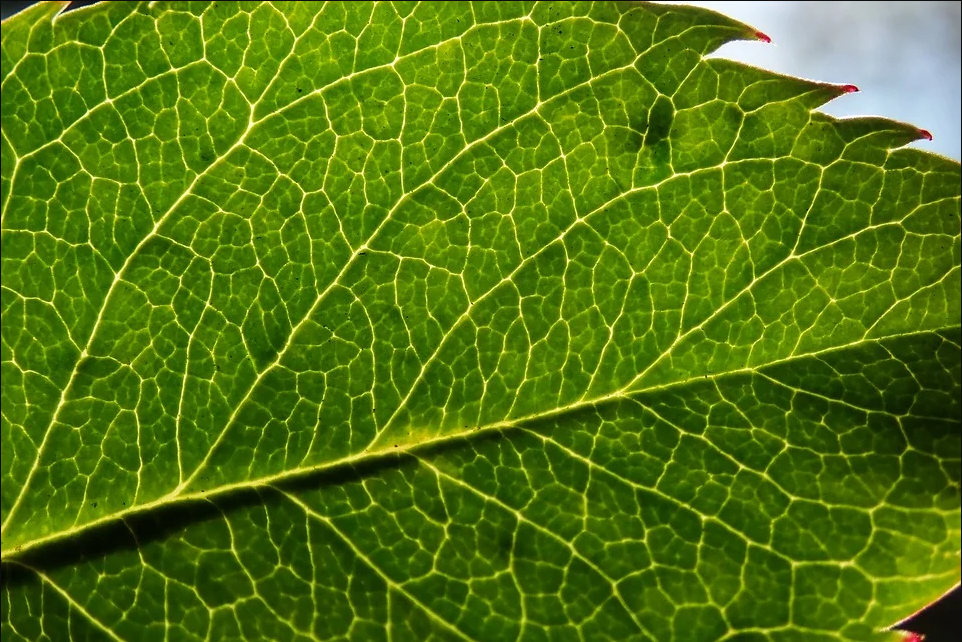
#> input picture PF/folha.png, 962 x 642 px
$ jupyter execute --allow-errors 'Visão_Computacional_PF.ipynb'
#> lines starting #> are read from the running program, lines starting #| are printed output that depends on the picture; after the words box and inside, x2 and y2 are one past the last pixel; in counts of white or black regions, pixels touching at a corner belong together
#> further down, imagem is the input picture: shape (642, 962, 3); mean B, G, R 16.3, 118.3, 82.5
## **VISÃO COMPUTACIONAL - PROVA FINAL - 02/12/2021**

**NOME:** Victor Vergara Arcoverde de Albuquerque Cavalcanti

**QUESTÃO 01 (2.0 pontos)** Considere a seguinte função em OpenCV/Python e sua aplicação na imagem. Descreva brevemente o que faz este programa.

[cell 1]
import cv2 as cv

def enigma(img):
    img = img.copy()
    skel = img.copy()

    skel[:,:] = 0
#> skel: shape (642, 962, 3); every value is 0
    kernel = cv.getStructuringElement(cv.MORPH_CROSS, (3,3))

    for i in range(10):
        eroded = cv.morphologyEx(img, cv.MORPH_ERODE, kernel)
        temp = cv.morphologyEx(eroded, cv.MORPH_DILATE, kernel)
        temp  = cv.subtract(img, temp)
        skel = cv.bitwise_or(skel, temp)
        img[:,:] = eroded[:,:]
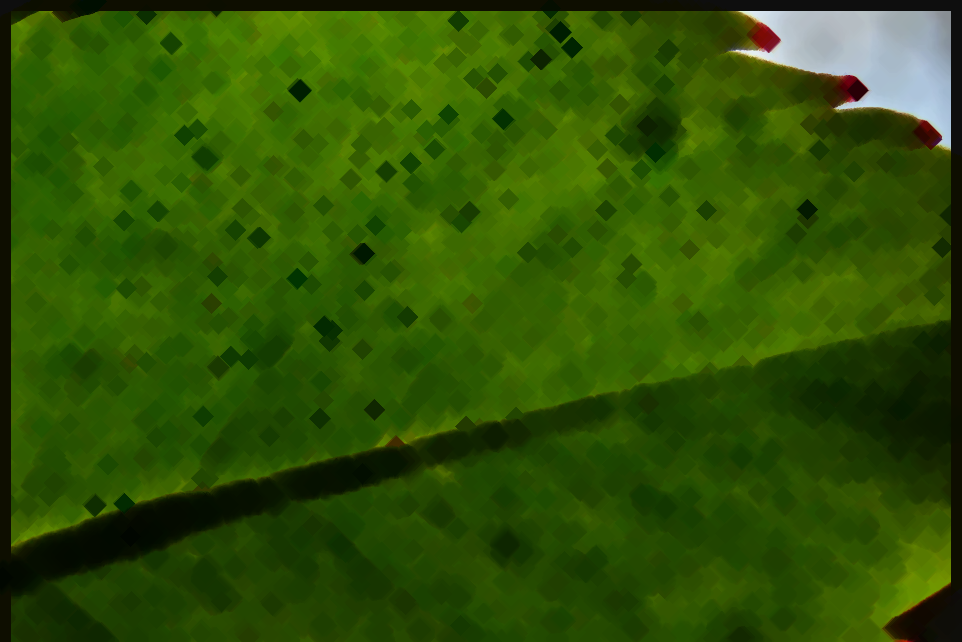
#> eroded: shape (642, 962, 3); mean B, G, R 5.3, 82.3, 46.6
    return skel

[cell 2]
from google.colab.patches import cv2_imshow
imagem = cv.imread('folha.png')
cv2_imshow(enigma(imagem))

[cell 3]
# A função pega o esqueleto da imagem, ao erodar e depois dilatar a imagem se forma um esqueleto do seu contorno,
#e depois faz uma operação de bitwise or para manter o contorno claro.
# O processo de erosão e dilatação é repitodo 10 vezes, e ao final de cada operação é feito a operação de bitwise com a imagem da iteração passada
#a fim de melhorar o esqueleto, e a imagem inicial para a próxima iteração é a que foi errosada na iteração atual

**QUESTÃO 02 (2.0 pontos)** O código abaixo detecta moedas de dólar de uma determinando tamanho. Modifique este código para detectar, segmentar e exibir a quantidade de moedas de 1 dólar. Neste imagem, temos quatro moedas de 1 dólar (moedas maiores).

[cell 4]
import numpy as np
img = cv.imread('coins.png',0)
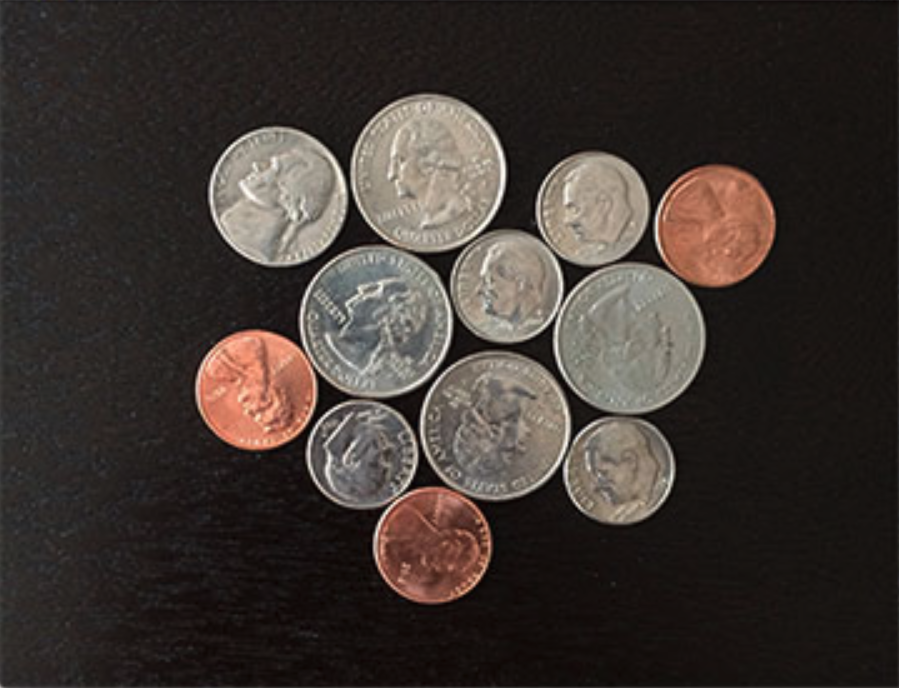
#> input picture PF/coins.png, 899 x 688 px
#> img: shape (688, 899); min 1, max 251, mean 55.6
img = cv.medianBlur(img,5)
cimg = cv.cvtColor(img,cv.COLOR_GRAY2BGR)
circles = cv.HoughCircles(img,cv.HOUGH_GRADIENT,1,20,param1=50,param2=40,minRadius=45,maxRadius=60)
#> circles = [[715.5, 223.5, 59.4], [506.5, 285.5, 56.1], [428.5, 545.5, 56.1], [592.5, 208.5, 56.7], [254.5, 388.5, 59.4], [618.5, 469.5, 54.9], [360.5, 451.5, 52.7]]
circles = np.uint16(np.around(circles))
#> circles = [[716, 224, 59], [506, 286, 56], [428, 546, 56], [592, 208, 57], [254, 388, 59], [618, 470, 55], [360, 452, 53]]
for i in circles[0,:]:
    cv.circle(cimg,(i[0],i[1]),i[2],(0,255,0),2)
#> this loop made 7 passes
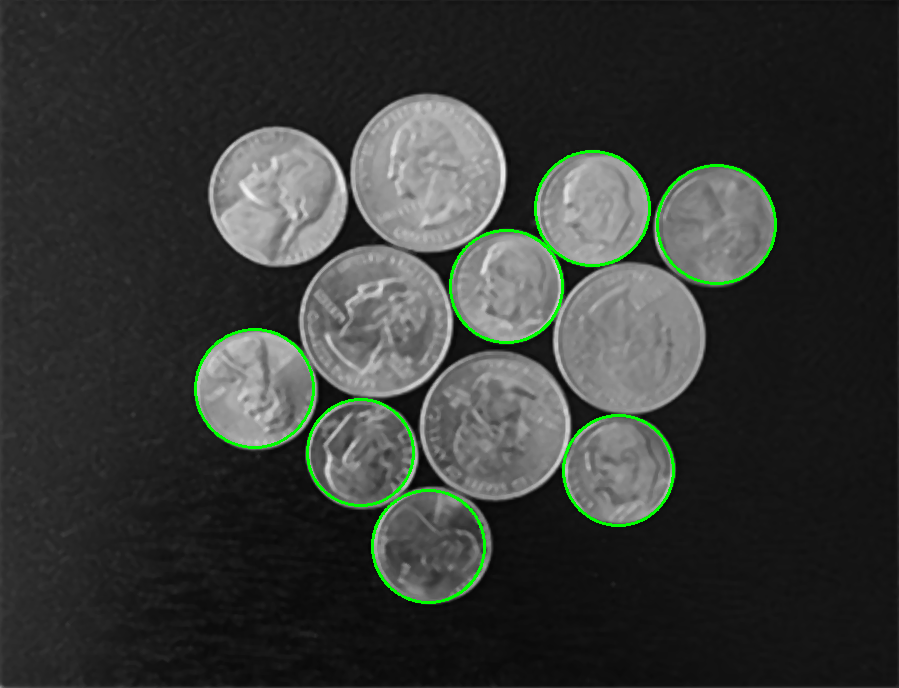
#> cimg: shape (688, 899, 3); mean B, G, R 54.1, 57.2, 54.1
cv2_imshow(cimg)

[cell 5]
import numpy as np
img = cv.imread('coins.png',0)
img = cv.medianBlur(img,5)
cimg = cv.cvtColor(img,cv.COLOR_GRAY2BGR)
circles = cv.HoughCircles(img,cv.HOUGH_GRADIENT,1,20,param1=50,param2=40,minRadius=75,maxRadius=90)
#> circles = [[375.5, 321.5, 76.2], [428.5, 172.5, 78.4], [627.5, 336.5, 77.2], [496.5, 426.5, 76.2]]
circles = np.uint16(np.around(circles))
#> circles = [[376, 322, 76], [428, 172, 78], [628, 336, 77], [496, 426, 76]]
for i in circles[0,:]:
    cv.circle(cimg,(i[0],i[1]),i[2],(0,255,0),2)
#> this loop made 4 passes
#> cimg: shape (688, 899, 3); mean B, G, R 54.5, 56.9, 54.5
print("Foram encontradas", len(circles[0,:]), "moedas de 1 dólar")
#| Foram encontradas 4 moedas de 1 dólar
cv2_imshow(cimg)

**QUESTÃO 03 (3.0 pontos)** A Transformação de Watershed é bastante utilizada na segmentação de objetos de uma cena. Abaixo, temos uma documentação de como funciona esta transformação.

https://opencv-python-tutroals.readthedocs.io/en/latest/py_tutorials/py_imgproc/py_watershed/py_watershed.html

Leia esta documentação e, spós isto, aplique esta transformação para segmentar e marcar as moedas da imagem abaixo:

[cell 6]
img = cv.imread('water_coins.jpg',0)
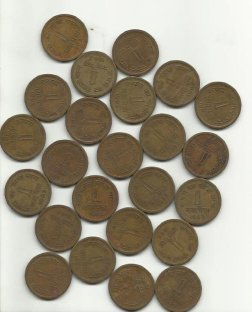
#> input picture PF/water_coins.jpg, 252 x 312 px
#> img: shape (312, 252); min 32, max 254, mean 153.7
cv2_imshow(img)

[cell 7]
from matplotlib import pyplot as plt

img = cv.imread('water_coins.jpg')
#> img is the input picture: shape (312, 252, 3); mean B, G, R 136.3, 153.2, 161.4
gray = cv.cvtColor(img,cv.COLOR_BGR2GRAY)
ret, thresh = cv.threshold(gray,0,255,cv.THRESH_BINARY_INV+cv.THRESH_OTSU)
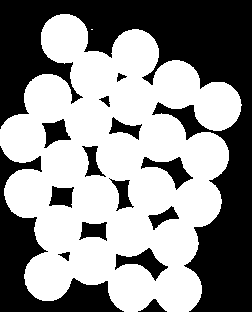
#> thresh: shape (312, 252); 55.9% white; 15 black regions, largest, box (x1, y1, x2, y2) and area: (0, 0, 252, 312) 24925, (0, 146, 124, 312) 5653, (115, 248, 168, 281) 657
#> ret = 162

kernel = np.ones((3,3),np.uint8)
opening = cv.morphologyEx(thresh,cv.MORPH_OPEN,kernel, iterations = 2)
#> opening: shape (312, 252); 55.9% white; 15 black regions, largest, box (x1, y1, x2, y2) and area: (0, 0, 252, 312) 24935, (0, 146, 124, 312) 5653, (115, 248, 168, 281) 657
sure_bg = cv.dilate(opening,kernel,iterations=3)
#> sure_bg: shape (312, 252); 66.1% white; 17 black regions (5 under 20 px), largest, box (x1, y1, x2, y2) and area: (0, 0, 252, 312) 21098, (0, 155, 116, 312) 4232, (175, 109, 199, 133) 203

dist_transform = cv.distanceTransform(opening,cv.DIST_L2,5)
ret, sure_fg = cv.threshold(dist_transform,0.7*dist_transform.max(),255,0)
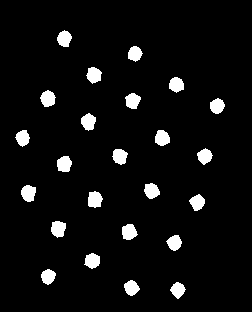
#> sure_fg: shape (312, 252) float32; 5.6% white; 24 white regions, largest, box (x1, y1, x2, y2) and area: (88, 191, 103, 208) 198, (21, 185, 36, 202) 196, (51, 221, 66, 238) 196
#> ret = 16.78

sure_fg = np.uint8(sure_fg)
unknown = cv.subtract(sure_bg,sure_fg)

ret, markers = cv.connectedComponents(sure_fg)
#> markers: shape (312, 252) int32; 25 distinct labels, from 0 to 24
#> ret = 25
markers = markers+1
#> markers: shape (312, 252) int32; 25 distinct labels, from 1 to 25
markers[unknown==255] = 0
#> markers: shape (312, 252) int32; 26 distinct labels, from 0 to 25
markers = cv.watershed(img,markers)
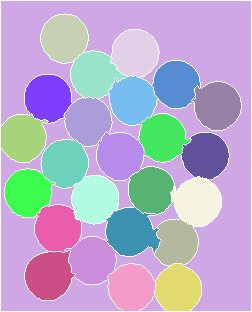
#> markers: shape (312, 252) int32; 26 distinct labels, from -1 to 25; one colour per label, 0 black, -1 white
img[markers == -1] = [255,0,0]
#> img: shape (312, 252, 3); 5.06% of pixels changed, all inside (x1, y1, x2, y2) = (0, 0, 252, 312)

cv2_imshow(img)

**QUESTÃO 04 ((3.0 pontos)** Em Visão Estéreo, isto é, aquela que utiliza duas imagens (câmera direita e câmera esquerda), podemos querer calcular qual foi a variação geométrica de uma imagem para outra. Para isto, podemos seguir o seguinte algoritmo:

1.   Encontre quatro pontos na primeira imagem
2.   Encontre os quatro pontos correpondentes na segunda imagem
3.   Calcule uma homografia com estes oito pontos
4.   Aplique uma transformação de perspectiva (warpPerspective) na primeira imagem, usando a homografia calculada, obtendo a variação geométrica de uma imagem para outra.

Utilizando as duas imagens mostradas abaixo, implemente o algoritmo acima e mostre a imagem resultante do passo 4.

[cell 8]
esquerda = cv.imread('esquerda.png',0)
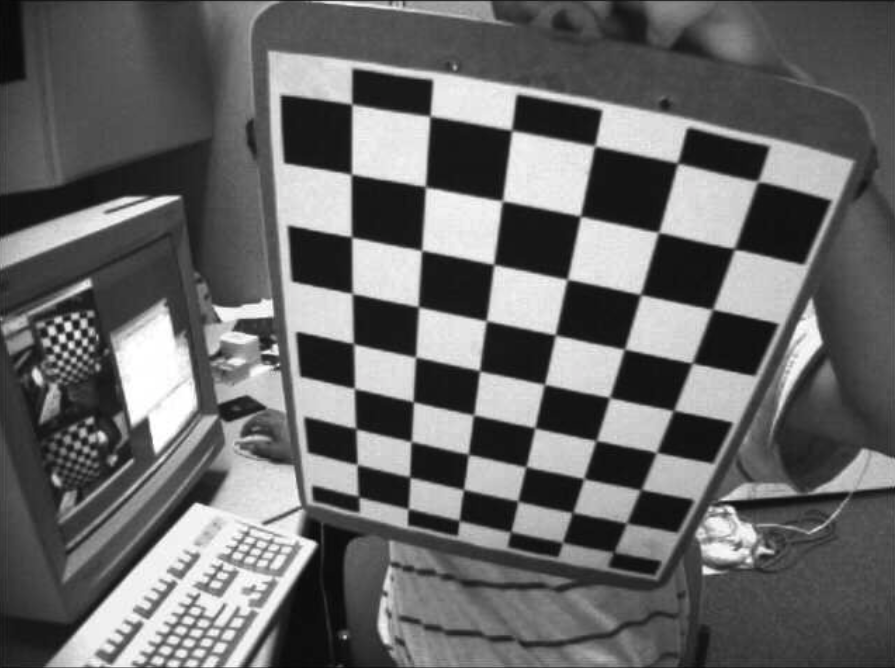
#> input picture PF/esquerda.png, 895 x 668 px
#> esquerda: shape (668, 895); min 2, max 255, mean 104
cv2_imshow(esquerda)
direita = cv.imread('direita.png',0)
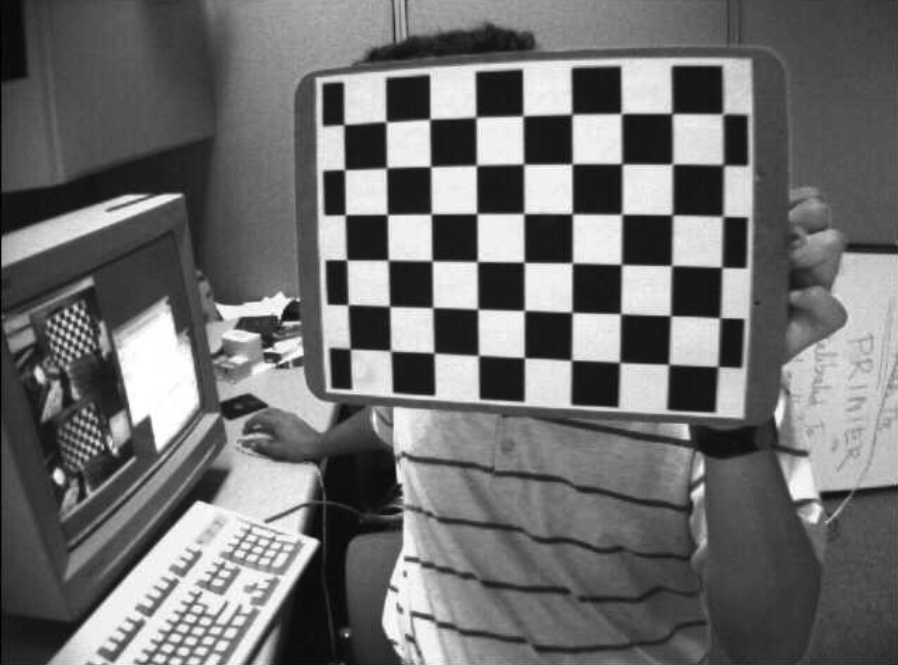
#> input picture PF/direita.png, 898 x 665 px
#> direita: shape (665, 898); min 0, max 255, mean 111.1
cv2_imshow(direita)

[cell 9]
import glob
#Baseado em:
#https://www.educba.com/opencv-warpperspective/
#https://learnopencv.com/image-alignment-feature-based-using-opencv-c-python/#viewSource
#N consegui fazer apenas 4 pontos, pega 42

objp = np.zeros((6*7,3), np.float32)
objp[:,:2] = np.mgrid[0:7,0:6].T.reshape(-1,2)

objV = [] # pontos 3D dos objetos
imgV = [] # pontos 3D das imagens

images = ['esquerda.png','direita.png']

for imgSide in images:
    img = cv.imread(imgSide)
#> img is the input picture: shape (668, 895, 3); mean B, G, R 104, 104, 104
    gray = cv.cvtColor(img,cv.COLOR_BGR2GRAY)

    # Encontra 42 (7x6) corners no tabuleiro de xadrez
    ret, corners = cv.findChessboardCorners(gray, (7,6),None)
#> ret = True; corners = 42 rows, first 8: [356.7, 428.2], [353.4, 386.5], [354.4, 342.6], [353.5, 295.4], [350.5, 237.7], [353.2, 175.4], [352.5, 104.5], [409.6, 440.4]

    if ret == True:
        objV.append(objp)
        # critério de término de busca
        criteria = (cv.TERM_CRITERIA_EPS + cv.TERM_CRITERIA_MAX_ITER, 30, 0.001)
#> criteria = (3, 30, 0.001)
        corner = cv.cornerSubPix(gray,corners,(11,11),(-1,-1),criteria)
#> corner = 42 rows, first 8: [355.8, 428.6], [354.4, 388.6], [353.5, 343.8], [352.3, 293.5], [351.6, 237], [351.3, 174.2], [351.9, 104.2], [411.2, 441.5]
        imgV.append(corner)

        # Desenha e mostra os corners nas diversas imagens
        img = cv.drawChessboardCorners(img, (7,6), corner,ret)
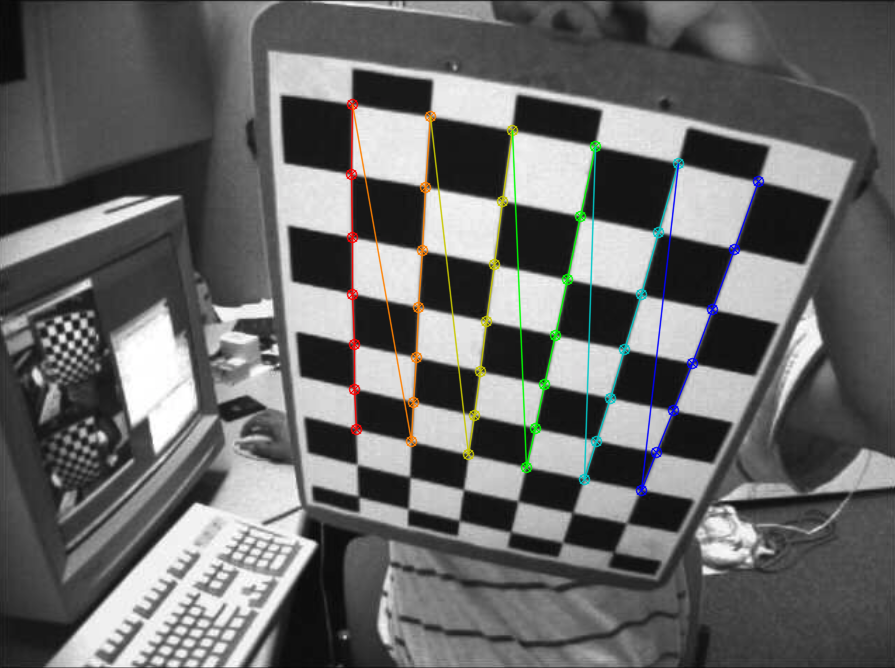
#> img: shape (668, 895, 3); 2.39% of pixels changed, all inside (x1, y1, x2, y2) = (345, 98, 765, 497)
        cv2_imshow(img)
#print(imgV)
#> (the rest of this cell did not finish here and is left out)
